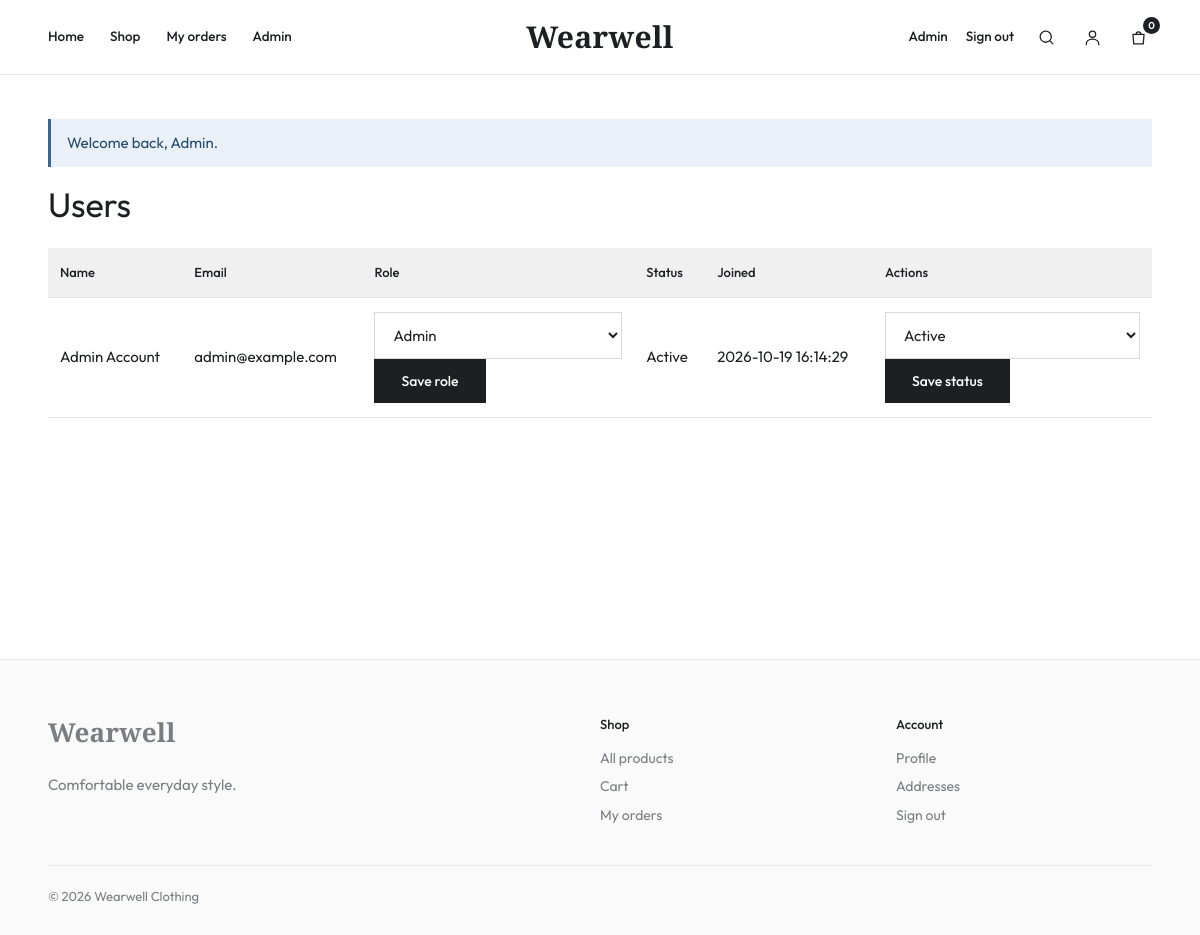
The page /admin/users.php (signed in) on the database its author committed.
### tables this page shows
CREATE TABLE users (
  user_id BIGINT UNSIGNED AUTO_INCREMENT PRIMARY KEY,
  role_id TINYINT UNSIGNED NOT NULL,
  status_id TINYINT UNSIGNED NOT NULL,
  username VARCHAR(50) NULL UNIQUE,
  first_name VARCHAR(80) NOT NULL,
  last_name VARCHAR(80) NOT NULL,
  email VARCHAR(190) NOT NULL UNIQUE,
  password_hash VARCHAR(255) NOT NULL,
  phone VARCHAR(30) NULL,
  profile_photo VARCHAR(255) NULL,
  created_at TIMESTAMP NOT NULL DEFAULT CURRENT_TIMESTAMP,
  updated_at TIMESTAMP NOT NULL DEFAULT CURRENT_TIMESTAMP ON UPDATE CURRENT_TIMESTAMP,
  CONSTRAINT fk_users_role FOREIGN KEY (role_id) REFERENCES roles (role_id),
  CONSTRAINT fk_users_status FOREIGN KEY (status_id) REFERENCES account_statuses (status_id)
);

CREATE TABLE roles (
  role_id TINYINT UNSIGNED AUTO_INCREMENT PRIMARY KEY,
  role_name VARCHAR(30) NOT NULL UNIQUE
);

CREATE TABLE account_statuses (
  status_id TINYINT UNSIGNED AUTO_INCREMENT PRIMARY KEY,
  status_name VARCHAR(30) NOT NULL UNIQUE
);

### includes/functions.php (called while the page is built, shortened)
<?php
function e(mixed $value): string
{
    return htmlspecialchars((string) $value, ENT_QUOTES, 'UTF-8');
}
function current_user(): ?array
{
    return $_SESSION['user'] ?? null;
}
function cart_count(PDO $pdo): int
{
    $q = $pdo->prepare('SELECT COALESCE(SUM(quantity),0) FROM cart_items WHERE user_id=?');
    $q->execute([current_user()['id']]);
    return (int) $q->fetchColumn();
}

### admin/users.php (the view, shortened to what this page needs)
<?php
require_once __DIR__ . '/../includes/functions.php';
$users = $pdo
    ->query(
        'SELECT u.user_id,u.first_name,u.last_name,u.email,u.created_at,u.status_id,u.role_id,s.status_name,r.role_name FROM users u JOIN account_statuses s ON s.status_id=u.status_id JOIN roles r ON r.role_id=u.role_id ORDER BY u.created_at DESC',
    )
    ->fetchAll();
$roles = $pdo->query('SELECT role_id,role_name FROM roles ORDER BY role_name')->fetchAll();
$statuses = $pdo
    ->query('SELECT status_id,status_name FROM account_statuses ORDER BY status_name')
    ->fetchAll();
require __DIR__ . '/../includes/header.php';
?>
<h1 class="page-title">Users</h1>
<div class="table-wrap">
  <table>
    <thead>
      <tr>
        <th>Name</th>
        <th>Email</th>
        <th>Role</th>
        <th>Status</th>
        <th>Joined</th>
        <th>Actions</th>
      </tr>
    </thead>
    <tbody>
      <?php foreach (
    $users
    as $u
): ?>
      <tr>
        <td><?= e($u['first_name'] . ' ' . $u['last_name']) ?></td>
        <td><?= e(
    $u['email'],
) ?></td>
        <td>
          <form method="post">
            <input type="hidden" name="csrf" value="<?= e(
    csrf_token(),
) ?>" /><input type="hidden" name="user_id" value="<?= (int) $u[
    'user_id'
] ?>" /><input type="hidden" name="action" value="role" /><select
              name="role_id"
            >
              <?php foreach (
    $roles
    as $r
): ?>
              <option value="<?= (int) $r['role_id'] ?>" <?= (int) $u['role_id'] === (int) $r['role_id']
    ? 'selected'
    : '' ?>><?= e(
    $r['role_name'],
) ?></option>
              <?php endforeach; ?></select
            ><button>Save role</button>
          </form>
        </td>
        <td><?= e(
    $u['status_name'],
) ?></td>
        <td><?= e(
    $u['created_at'],
) ?></td>
        <td>
          <form method="post">
            <input type="hidden" name="csrf" value="<?= e(
    csrf_token(),
) ?>" /><input type="hidden" name="user_id" value="<?= (int) $u[
    'user_id'
] ?>" /><input type="hidden" name="action" value="status" /><select
              name="status_id"
            >
              <?php foreach (
    $statuses
    as $st
): ?>
              <option value="<?= (int) $st['status_id'] ?>" <?= (int) $u['status_id'] ===
(int) $st['status_id']
    ? 'selected'
    : '' ?>><?= e(
    $st['status_name'],
) ?></option>
              <?php endforeach; ?></select
            ><button>Save status</button>
          </form>
        </td>
      </tr>
      <?php endforeach; ?>
    </tbody>
  </table>
</div>
<?php require __DIR__ .
    '/../includes/footer.php'; ?>

### includes/header.php (shortened to what this page needs)
<?php
require_once __DIR__ . '/functions.php';
$notice = $_SESSION['flash'] ?? null; unset($_SESSION['flash']);
$fullWidth = $fullWidth ?? false;
$bodyClass = $bodyClass ?? '';
$isAdmin = (current_user()['role'] ?? '') === 'Admin';
?>
<!doctype html><html lang="en"><head><meta charset="utf-8"><meta name="viewport" content="width=device-width,initial-scale=1">
<link rel="stylesheet" href="/clothing-store-backup/assets/css/style.css"></head><body class="<?= e($bodyClass) ?>">
<header class="site-header">
<nav aria-label="Main"><a href="/clothing-store-backup/index.php">Home</a><a href="/clothing-store-backup/shop.php">Shop</a>
<?php if (current_user()): ?><a href="/clothing-store-backup/orders.php">My orders</a><?php endif; ?>
<?php if ($isAdmin): ?><a href="/clothing-store-backup/admin/index.php">Admin</a><?php endif; ?></nav>
<a class="brand" href="/clothing-store-backup/index.php">Wearwell<span> Clothing</span></a>
<div class="header-tools">
<?php if (current_user()): ?>
<a class="user-name" href="/clothing-store-backup/user/profile.php"><?= e(current_user()['name']) ?></a>
<a href="/clothing-store-backup/user/logout.php">Sign out</a>
<?php else: ?><a href="/clothing-store-backup/user/login.php">Sign in</a><?php endif; ?>
<button type="button" class="icon-btn" data-search-toggle aria-label="Search products"><svg viewBox="0 0 24 24"><circle cx="11" cy="11" r="7"/><path d="m20 20-3.5-3.5"/></svg></button>
<a class="icon-btn" href="/clothing-store-backup/user/profile.php" aria-label="Account"><svg viewBox="0 0 24 24"><circle cx="12" cy="8" r="4"/><path d="M4 21c0-4.4 3.6-7 8-7s8 2.6 8 7"/></svg></a>
<a class="icon-btn" href="/clothing-store-backup/cart.php" aria-label="Cart, <?= cart_count($pdo) ?> items"><svg viewBox="0 0 24 24"><path d="M5 8h14l-1 12H6L5 8Z"/><path d="M9 8a3 3 0 0 1 6 0"/></svg><span class="cart-count"><?= cart_count($pdo) ?></span></a>
</div></header>
<main class="<?= $fullWidth ? 'main-full' : 'container' ?>">
<?php if ($notice && !$fullWidth): ?><div class="notice <?= e($notice[1]) ?>"><?= e($notice[0]) ?></div><?php endif; ?>

### includes/footer.php
</main>
<footer class="site-footer"><div class="footer-grid">
<div><a class="brand" href="/clothing-store-backup/index.php">Wearwell</a><p>Comfortable everyday style.</p></div>
<div><h4>Shop</h4><a href="/clothing-store-backup/shop.php">All products</a><a href="/clothing-store-backup/cart.php">Cart</a><a href="/clothing-store-backup/orders.php">My orders</a></div>
<div><h4>Account</h4><?php if (current_user()): ?><a href="/clothing-store-backup/user/profile.php">Profile</a><a href="/clothing-store-backup/user/addresses.php">Addresses</a><a href="/clothing-store-backup/user/logout.php">Sign out</a><?php else: ?><a href="/clothing-store-backup/user/login.php">Sign in</a><a href="/clothing-store-backup/user/register.php">Create account</a><?php endif; ?></div>
</div><div class="footer-base">&copy; <?= date('Y') ?> Wearwell Clothing</div></footer>
<script src="/clothing-store-backup/assets/js/main.js"></script></body></html>

### assets/css/style.css (style rules this page uses)
:root { --ink:#1d1f22; --muted:#7a7d82; --blue:#3a6794; --blue-deep:#2b5079; --tile:#f0f0f0; --tile-blue:#e3e8f2; --line:#e6e6e6; --white:#fff; --green:#2b5079; --cream:#f0f0f0; --danger:#a33a2f; --sans:'Outfit',system-ui,-apple-system,'Segoe UI',Arial,sans-serif; --serif:'Playfair Display',Georgia,serif; }
* { box-sizing:border-box }
html { scroll-behavior:smooth }
body { margin:0;color:var(--ink);font:15px/1.6 var(--sans);background:#fff;-webkit-font-smoothing:antialiased }
a { color:var(--blue-deep) }
.site-header { position:relative;z-index:20;display:grid;grid-template-columns:1fr auto 1fr;align-items:center;gap:20px;padding:22px max(4vw,22px);background:#fff;border-bottom:1px solid var(--line) }
.site-header nav { display:flex;gap:26px;align-items:center;flex-wrap:wrap }
.site-header nav a,.header-tools a,.header-tools button { color:var(--ink);text-decoration:none;font-size:13.5px;font-weight:500 }
.brand { font:700 30px/1 var(--serif);letter-spacing:.01em;text-decoration:none;color:var(--ink);justify-self:center }
.header-tools { display:flex;justify-content:flex-end;align-items:center;gap:18px }
.header-tools .icon-btn { position:relative;display:grid;place-items:center;width:28px;height:28px;background:none;border:0;padding:0;color:inherit;cursor:pointer }
.header-tools svg { width:19px;height:19px;stroke:currentColor;fill:none;stroke-width:1.6;stroke-linecap:round;stroke-linejoin:round }
.cart-count { position:absolute;top:-6px;right:-8px;min-width:17px;height:17px;border-radius:9px;background:var(--ink);color:#fff;font-size:10px;font-weight:600;display:grid;place-items:center;padding:0 4px }
.user-name { font-size:13px;color:var(--muted) }
.container { width:min(1280px,92%);margin:44px auto;min-height:60vh }
.page-title { font:400 34px/1.2 var(--sans);margin:0 0 6px;letter-spacing:-.005em }
.button,button { display:inline-block;background:var(--ink);border:1px solid var(--ink);color:#fff;text-decoration:none;padding:12px 26px;cursor:pointer;font:500 14px var(--sans);transition:background .2s,color .2s }
input,select,textarea { width:100%;padding:12px 14px;border:1px solid #d9d9d9;border-radius:0;font:inherit;background:#fff;color:var(--ink) }
.notice { padding:12px 16px;margin:0 0 18px;background:#e9f0f7;color:#27496c;border-left:3px solid var(--blue) }
.table-wrap { overflow:auto }
table { border-collapse:collapse;width:100%;margin:16px 0 }
th,td { text-align:left;border-bottom:1px solid var(--line);padding:14px 12px }
th { background:var(--tile);font-weight:500;font-size:13px }
.site-footer { margin-top:60px;background:#fafafa;border-top:1px solid var(--line);padding:56px max(4vw,22px) 28px;color:var(--muted);text-align:left }
.footer-grid { width:min(1280px,100%);margin:0 auto;display:grid;grid-template-columns:2fr 1fr 1fr;gap:40px }
.footer-grid .brand { justify-self:start;font-size:26px;display:inline-block;margin-bottom:10px }
.footer-grid h4 { font:500 13px var(--sans);color:var(--ink);margin:0 0 12px }
.footer-grid a { display:block;color:var(--muted);text-decoration:none;font-size:14px;padding:3px 0 }
.footer-base { width:min(1280px,100%);margin:36px auto 0;padding-top:20px;border-top:1px solid var(--line);font-size:13px }

### rows shown on the page
users: first_name+last_name "Admin Account", email "admin@example.com", role_id "Admin", status.status_name "Active", created_at "2026-10-19 16:14:29", status_id "Active"

### other values the page prints
current_user()['name'] "Admin"
cart_count($pdo) "0"
$notice[0] "Welcome back, Admin."
